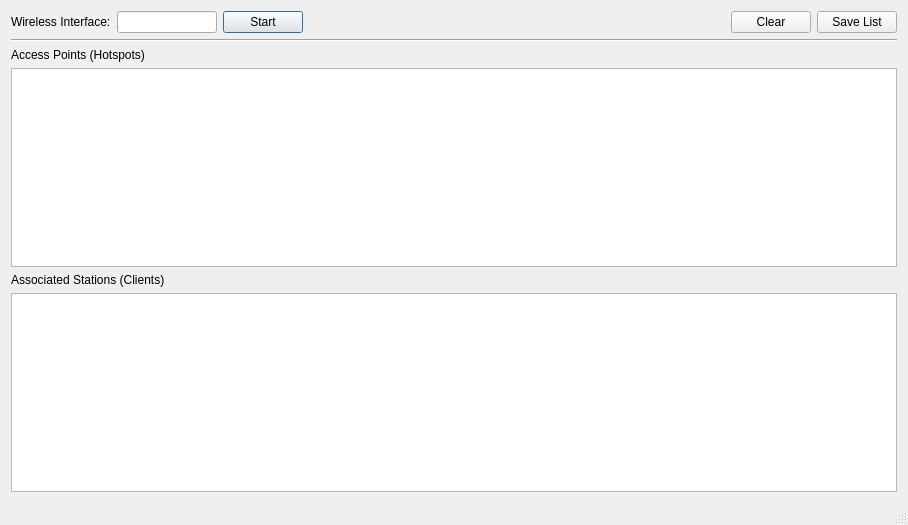
<?xml version="1.0" encoding="UTF-8"?>
<ui version="4.0">
 <class>MainWindow</class>
 <widget class="QMainWindow" name="MainWindow">
  <property name="geometry">
   <rect>
    <x>0</x>
    <y>0</y>
    <width>908</width>
    <height>525</height>
   </rect>
  </property>
  <property name="windowTitle">
   <string>Wifi Client Scanner</string>
  </property>
  <widget class="QWidget" name="centralWidget">
   <layout class="QVBoxLayout" name="verticalLayout">
    <item>
     <layout class="QHBoxLayout" name="horizontalLayout">
      <item>
       <widget class="QLabel" name="label_3">
        <property name="text">
         <string>Wireless Interface:</string>
        </property>
       </widget>
      </item>
      <item>
       <widget class="QLineEdit" name="ifaceText">
        <property name="sizePolicy">
         <sizepolicy hsizetype="Fixed" vsizetype="Fixed">
          <horstretch>0</horstretch>
          <verstretch>0</verstretch>
         </sizepolicy>
        </property>
        <property name="maximumSize">
         <size>
          <width>100</width>
          <height>16777215</height>
         </size>
        </property>
       </widget>
      </item>
      <item>
       <widget class="QPushButton" name="startToggleBtn">
        <property name="text">
         <string>Start</string>
        </property>
        <property name="checkable">
         <bool>true</bool>
        </property>
        <property name="default">
         <bool>true</bool>
        </property>
       </widget>
      </item>
      <item>
       <spacer name="horizontalSpacer_2">
        <property name="orientation">
         <enum>Qt::Horizontal</enum>
        </property>
        <property name="sizeHint" stdset="0">
         <size>
          <width>40</width>
          <height>20</height>
         </size>
        </property>
       </spacer>
      </item>
      <item>
       <widget class="QPushButton" name="clearBtn">
        <property name="text">
         <string>Clear</string>
        </property>
       </widget>
      </item>
      <item>
       <widget class="QPushButton" name="saveListAsBtn">
        <property name="text">
         <string>Save List</string>
        </property>
        <property name="shortcut">
         <string>Ctrl+S</string>
        </property>
       </widget>
      </item>
     </layout>
    </item>
    <item>
     <widget class="Line" name="line">
      <property name="frameShadow">
       <enum>QFrame::Sunken</enum>
      </property>
      <property name="lineWidth">
       <number>1</number>
      </property>
      <property name="orientation">
       <enum>Qt::Horizontal</enum>
      </property>
     </widget>
    </item>
    <item>
     <widget class="QLabel" name="label">
      <property name="toolTip">
       <string>List of AP (Access Point) detected in the range</string>
      </property>
      <property name="text">
       <string>Access Points (Hotspots)</string>
      </property>
     </widget>
    </item>
    <item>
     <widget class="QTableView" name="ap_table">
      <property name="toolTip">
       <string>List of AP (Access Point) detected in the range</string>
      </property>
      <property name="editTriggers">
       <set>QAbstractItemView::NoEditTriggers</set>
      </property>
      <property name="selectionMode">
       <enum>QAbstractItemView::SingleSelection</enum>
      </property>
      <property name="selectionBehavior">
       <enum>QAbstractItemView::SelectItems</enum>
      </property>
     </widget>
    </item>
    <item>
     <widget class="QLabel" name="label_2">
      <property name="toolTip">
       <string>List of stations associated with particular access point</string>
      </property>
      <property name="text">
       <string>Associated Stations (Clients)</string>
      </property>
     </widget>
    </item>
    <item>
     <widget class="QTableView" name="as_table">
      <property name="toolTip">
       <string>List of stations associated with particular access point</string>
      </property>
      <property name="editTriggers">
       <set>QAbstractItemView::NoEditTriggers</set>
      </property>
      <property name="selectionMode">
       <enum>QAbstractItemView::SingleSelection</enum>
      </property>
      <property name="selectionBehavior">
       <enum>QAbstractItemView::SelectItems</enum>
      </property>
     </widget>
    </item>
   </layout>
  </widget>
  <widget class="QStatusBar" name="statusBar"/>
 </widget>
 <layoutdefault spacing="6" margin="11"/>
 <resources/>
 <connections/>
</ui>
